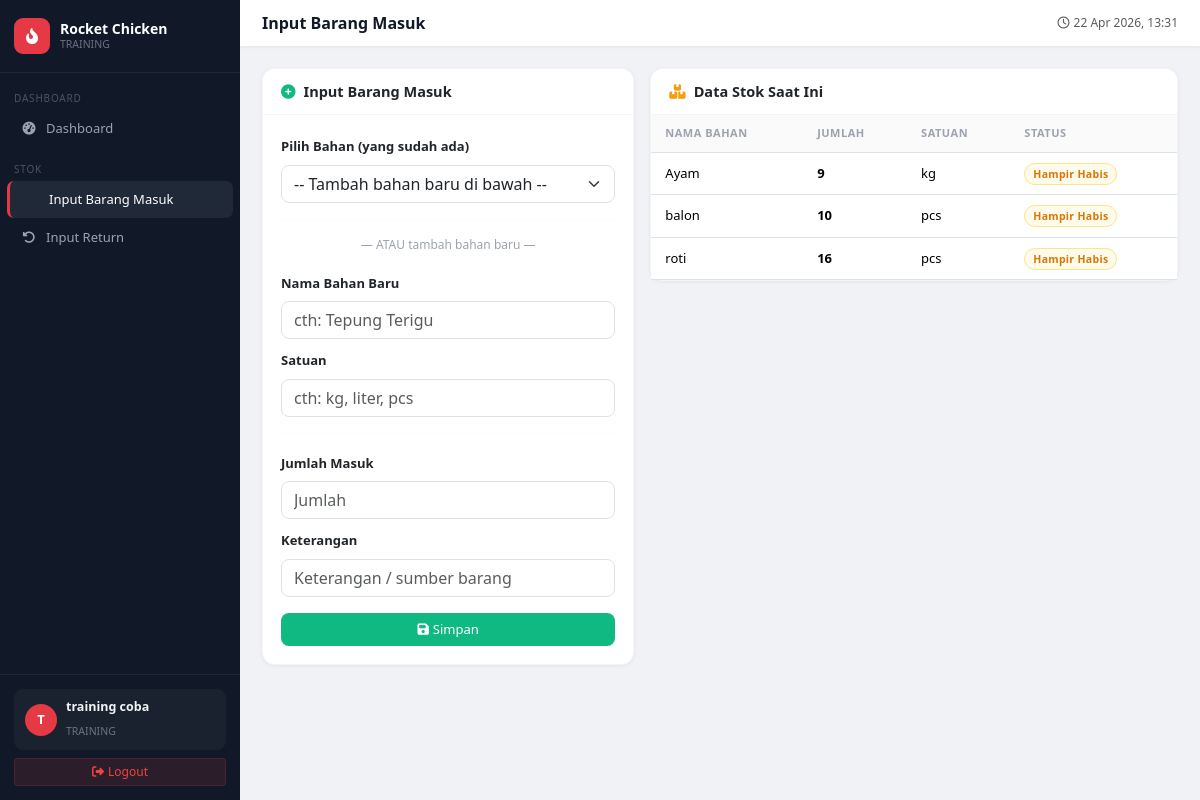
/view/training/stok.php (signed in), run on the app's committed database.
### tables this page shows
CREATE TABLE `stok` (
  `id_stok` int(11) NOT NULL,
  `nama_bahan` varchar(100) NOT NULL,
  `jumlah` int(11) NOT NULL,
  `satuan` varchar(20) NOT NULL
);

### view/training/stok.php (the view, shortened to what this page needs)
<?php
require_once __DIR__ . '/../../config/database.php';
$stokList = mysqli_query($conn,"SELECT * FROM stok ORDER BY nama_bahan");
include __DIR__ . '/../../includes/layout_start.php';
?>
<div class="row g-3">
<div class="col-lg-5">
  <div class="card-box">
    <div class="c-head"><h5><i class="fa-solid fa-plus-circle me-2" style="color:#10b981"></i>Input Barang Masuk</h5></div>
    <div class="c-body">
      <form method="POST">
        <div class="mb-3">
          <label class="form-label" style="font-size:13px;font-weight:600">Pilih Bahan (yang sudah ada)</label>
          <select name="id_stok" class="form-select" style="border-radius:8px">
            <option value="">-- Tambah bahan baru di bawah --</option>
          </select>
        </div>
        <hr style="border-color:#f3f4f6"><p style="font-size:12px;color:#9ca3af;text-align:center">— ATAU tambah bahan baru —</p>
        <div class="mb-2">
          <label class="form-label" style="font-size:13px;font-weight:600">Nama Bahan Baru</label>
          <input type="text" name="nama_baru" class="form-control" style="border-radius:8px" placeholder="cth: Tepung Terigu">
        </div>
        <div class="mb-3">
          <label class="form-label" style="font-size:13px;font-weight:600">Satuan</label>
          <input type="text" name="satuan_baru" class="form-control" style="border-radius:8px" placeholder="cth: kg, liter, pcs">
        </div>
        <hr style="border-color:#f3f4f6">
        <div class="mb-2">
          <label class="form-label" style="font-size:13px;font-weight:600">Jumlah Masuk</label>
          <input type="number" name="jumlah" class="form-control" style="border-radius:8px" min="1" required placeholder="Jumlah">
        </div>
        <div class="mb-3">
          <label class="form-label" style="font-size:13px;font-weight:600">Keterangan</label>
          <input type="text" name="alasan" class="form-control" style="border-radius:8px" placeholder="Keterangan / sumber barang">
        </div>
        <button type="submit" class="btn w-100" style="background:#10b981;color:#fff;border-radius:8px;font-size:13px">
          <i class="fa-solid fa-save me-1"></i>Simpan
        </button>
      </form>
    </div>
  </div>
</div>
<div class="col-lg-7">
  <div class="card-box">
    <div class="c-head"><h5><i class="fa-solid fa-boxes-stacked me-2" style="color:#f59e0b"></i>Data Stok Saat Ini</h5></div>
    <div class="c-body p-0">
      <table class="table table-hover mb-0">
        <thead><tr><th>Nama Bahan</th><th>Jumlah</th><th>Satuan</th><th>Status</th></tr></thead>
        <tbody>
        <?php while($s=mysqli_fetch_assoc($stokList)):
          $status=$s['jumlah']>=20?['Aman','sb-success']:($s['jumlah']>=5?['Hampir Habis','sb-warning']:['Kritis','sb-danger']);
        ?>
        <tr>
          <td><?= htmlspecialchars($s['nama_bahan']) ?></td>
          <td style="font-weight:700"><?= number_format($s['jumlah']) ?></td>
          <td><?= htmlspecialchars($s['satuan']) ?></td>
          <td><span class="rbadge <?=$status[1]?>"><?= $status[0] ?></span></td>
        </tr>
        <?php endwhile; ?>
        </tbody>
      </table>
    </div>
  </div>
</div>
</div>
<?php include __DIR__ . '/../../includes/layout_end.php'; ?>

### includes/layout_start.php (style rules this page uses)
:root { --sw:240px;--brand:#e63946;--sdk:#c1121f;--sbg:#111827;--shov:#1f2937 }
body { background:#f0f2f5;font-family:'Segoe UI',sans-serif;min-height:100vh }
.card-box { background:#fff;border-radius:13px;box-shadow:0 1px 4px rgba(0,0,0,.06);border:1px solid rgba(0,0,0,.04) }
.card-box .c-head { padding:14px 18px;border-bottom:1px solid #f3f4f6;display:flex;align-items:center;justify-content:space-between }
.card-box .c-head h5 { margin:0;font-size:14.5px;font-weight:700 }
.card-box .c-body { padding:18px }
.table th { font-size:11px;text-transform:uppercase;letter-spacing:.5px;color:#9ca3af;background:#fafafa;padding:10px 14px }
.table td { padding:11px 14px;font-size:13px;vertical-align:middle }
.rbadge { font-size:10.5px;padding:3px 8px;border-radius:20px;font-weight:600;letter-spacing:.3px }
.sb-warning { background:#fffbeb;color:#d97706;border:1px solid #fde68a }

### data on the page
stok: nama_bahan "Ayam", jumlah "9", satuan "kg", jumlah "Hampir Habis"
stok: nama_bahan "balon", jumlah "10", satuan "pcs", jumlah "Hampir Habis"
stok: nama_bahan "roti", jumlah "16", satuan "pcs", jumlah "Hampir Habis"

### other printed values
$role "TRAINING"
substr($_SESSION['nama']??'U',0,1) "T"
$_SESSION['nama'] "training coba"
$pageTitle "Input Barang Masuk"
